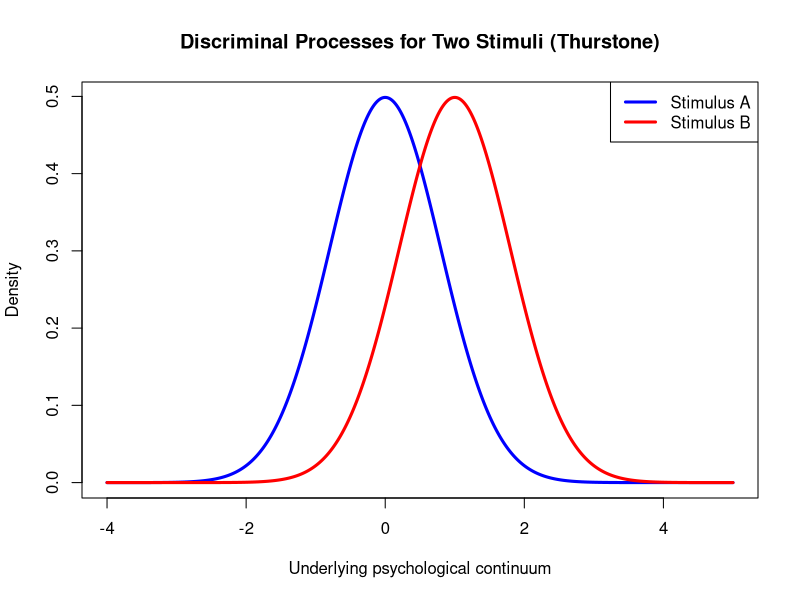
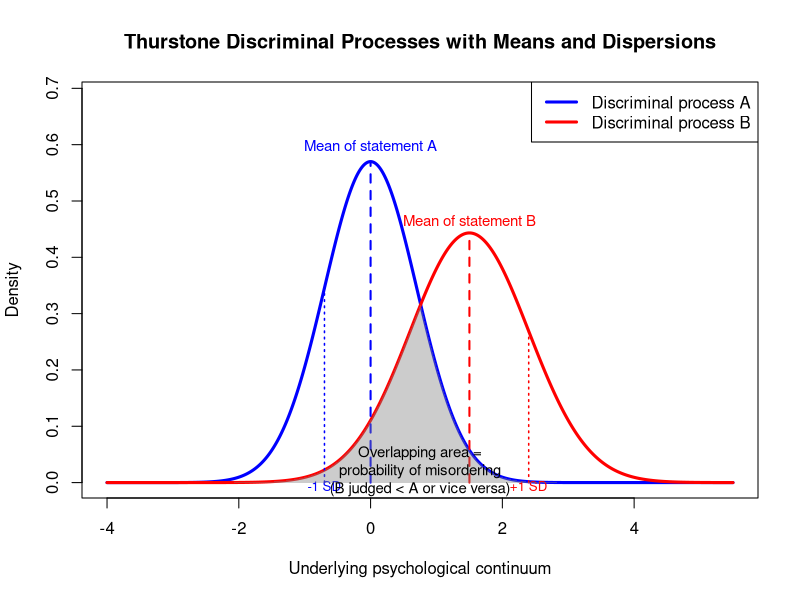
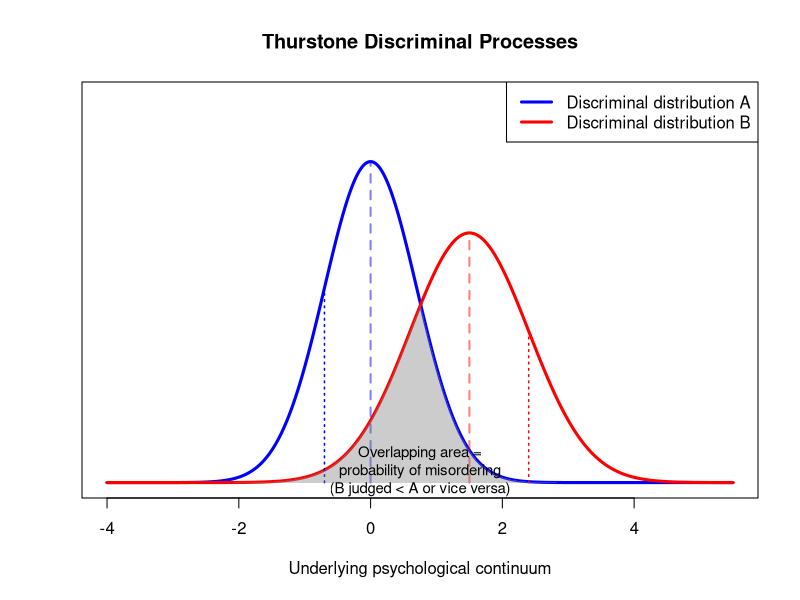

R code for these plots, in order:
### Discriminal process graph for two stimuli in Thurstone scaling

# Parameters -------------------------------------------------------------
mu_A <- 0        # discriminal mean for stimulus A
mu_B <- 1        # discriminal mean for stimulus B
sigma_A <- 0.8   # discriminal dispersion (SD) for A
sigma_B <- 0.8   # discriminal dispersion (SD) for B

# Range for plotting
x <- seq(mu_A - 4, mu_B + 4, length.out = 1000)

# Normal density functions
dens_A <- dnorm(x, mean = mu_A, sd = sigma_A)
dens_B <- dnorm(x, mean = mu_B, sd = sigma_B)

# Plot -------------------------------------------------------------
plot(x, dens_A,
     type = "l", lwd = 3, col = "blue",
     xlab = "Underlying psychological continuum",
     ylab = "Density",
     main = "Discriminal Processes for Two Stimuli (Thurstone)")
lines(x, dens_B, lwd = 3, col = "red")

# Add legend
legend("topright",
       legend = c("Stimulus A", "Stimulus B"),
       col = c("blue", "red"),
       lwd = 3)



### Annotated Discriminal Process Graph for Two Stimuli (Thurstone)

# Parameters -------------------------------------------------------------
mu_A <- 0        # discriminal mean (scale value) for A
mu_B <- 1.5        # discriminal mean (scale value) for B
sigma_A <- 0.7   # discriminal dispersion for A
sigma_B <- 0.9   # discriminal dispersion for B

# Range for plotting
x <- seq(mu_A - 4, mu_B + 4, length.out = 2000)

# Densities
dens_A <- dnorm(x, mean = mu_A, sd = sigma_A)
dens_B <- dnorm(x, mean = mu_B, sd = sigma_B)

# ------------------------------------------------------------------------
# Base plot
# ------------------------------------------------------------------------
plot(x, dens_A,
     type = "l", lwd = 3, col = "blue",
     xlab = "Underlying psychological continuum",
     ylab = "Density",
     main = "Thurstone Discriminal Processes with Means and Dispersions",
     ylim = c(0, max(dens_A, dens_B) * 1.2))

lines(x, dens_B, lwd = 3, col = "red")

# ------------------------------------------------------------------------
# Add means (scale values)
# ------------------------------------------------------------------------

segments(mu_A, 0, mu_A, max(dens_A), lty = 2, lwd = 2, col = "blue")
segments(mu_B, 0, mu_B, max(dens_B), lty = 2, lwd = 2, col = "red")


text(mu_A, max(dens_A)*1.05, "Mean of statement A", col = "blue", cex = 0.9)
text(mu_B, max(dens_B)*1.05, "Mean of statement B", col = "red", cex = 0.9)

# ------------------------------------------------------------------------
# Add standard deviation lines (±1 SD) for each discriminal distribution
# ------------------------------------------------------------------------
segments(mu_A - sigma_A, 0, mu_A - sigma_A, dnorm(mu_A - sigma_A, mu_A, sigma_A),
         lwd = 1.5, col = "blue", lty = 3)
segments(mu_B + sigma_B, 0, mu_B + sigma_B, dnorm(mu_B + sigma_B, mu_B, sigma_B),
         lwd = 1.5, col = "red", lty = 3)

text(mu_A - sigma_A, -0.006, "-1 SD", col = "blue", cex = 0.8)
text(mu_B + sigma_B, -0.006, "+1 SD", col = "red", cex = 0.8)

# ------------------------------------------------------------------------
# Overlap shading (probability region underlying the Law of Comparative Judgment)
# ------------------------------------------------------------------------
overlap_y <- pmin(dens_A, dens_B)  # minimum of the two densities
polygon(c(x, rev(x)),
        c(overlap_y, rep(0, length(overlap_y))),
        col = rgb(0.5, 0.5, 0.5, 0.4),  # grey with 40% opacity
        border = NA)


text(mean(c(mu_A, mu_B)), max(dens_A, dens_B)*0.04,
     "Overlapping area =\nprobability of misordering\n(B judged < A or vice versa)",
     cex = 0.9)

# ------------------------------------------------------------------------
# Legend
# ------------------------------------------------------------------------
legend("topright",
       legend = c("Discriminal process A", "Discriminal process B"),
       col = c("blue", "red"),
       lwd = 3,
       bg = "white")





### Annotated Discriminal Process Graph for Two Stimuli (Thurstone)
### Mean lines overlapping other distributions made semi-transparent

# Parameters -------------------------------------------------------------
mu_A <- 0        # discriminal mean (scale value) for A
mu_B <- 1.5      # discriminal mean (scale value) for B
sigma_A <- 0.7   # discriminal dispersion for A
sigma_B <- 0.9   # discriminal dispersion for B

# Range for plotting
x <- seq(mu_A - 4, mu_B + 4, length.out = 2000)

# Densities
dens_A <- dnorm(x, mean = mu_A, sd = sigma_A)
dens_B <- dnorm(x, mean = mu_B, sd = sigma_B)


setwd("Pairwise comparisons_study")

png("Thurstone_discriminal_processes_fainter_means.png",
    width = 1800, height = 1200, res = 175)
# ------------------------------------------------------------------------
# Base plot
# ------------------------------------------------------------------------
plot(x, dens_A,
     type = "l", lwd = 3, col = "blue",
     xlab = "Underlying psychological continuum",
     ylab = "",             # remove y-axis label
     main = "Thurstone Discriminal Processes",
     ylim = c(0, max(dens_A, dens_B) * 1.2),
     yaxt = "n")            # suppress y-axis ticks and labels

lines(x, dens_B, lwd = 3, col = "red")


# ------------------------------------------------------------------------
# Mean lines (up to peak of distribution)
# ------------------------------------------------------------------------
# Use semi-transparent colors for mean lines that overlap the other distribution
segments(mu_A, 0, mu_A, max(dens_A),
         lty = 2, lwd = 2, col = rgb(0, 0, 1, 0.5))  # blue, 50% transparent
segments(mu_B, 0, mu_B, max(dens_B),
         lty = 2, lwd = 2, col = rgb(1, 0, 0, 0.5))  # red, 50% transparent

# ------------------------------------------------------------------------
# ±1 SD lines
# ------------------------------------------------------------------------
segments(mu_A - sigma_A, 0, mu_A - sigma_A, dnorm(mu_A - sigma_A, mu_A, sigma_A),
         lwd = 1.5, col = "blue", lty = 3)
segments(mu_B + sigma_B, 0, mu_B + sigma_B, dnorm(mu_B + sigma_B, mu_B, sigma_B),
         lwd = 1.5, col = "red", lty = 3)

# ------------------------------------------------------------------------
# Grey transparent overlapping area
# ------------------------------------------------------------------------
overlap_y <- pmin(dens_A, dens_B)
polygon(c(x, rev(x)),
        c(overlap_y, rep(0, length(overlap_y))),
        col = rgb(0.5, 0.5, 0.5, 0.4),  # grey 40% opacity
        border = NA)

text(mean(c(mu_A, mu_B)), max(dens_A, dens_B)*0.04,
     "Overlapping area =\nprobability of misordering\n(B judged < A or vice versa)",
     cex = 0.9)

# ------------------------------------------------------------------------
# Legend
# ------------------------------------------------------------------------
legend("topright",
       legend = c("Discriminal distribution A", "Discriminal distribution B"),
       col = c("blue", "red"),
       lwd = 3,
       bg = "white")

dev.off()
